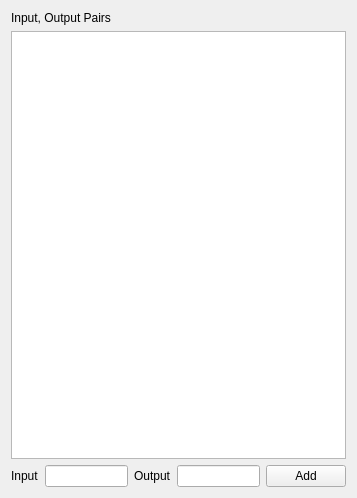
<?xml version="1.0" encoding="UTF-8"?>
<ui version="4.0">
 <class>Form</class>
 <widget class="QWidget" name="Form">
  <property name="geometry">
   <rect>
    <x>0</x>
    <y>0</y>
    <width>357</width>
    <height>498</height>
   </rect>
  </property>
  <property name="windowTitle">
   <string>Form</string>
  </property>
  <layout class="QVBoxLayout" name="verticalLayout">
   <item>
    <widget class="QLabel" name="label_3">
     <property name="text">
      <string>Input, Output Pairs</string>
     </property>
    </widget>
   </item>
   <item>
    <widget class="QListView" name="ListofIOPairs"/>
   </item>
   <item>
    <layout class="QHBoxLayout" name="horizontalLayout">
     <item>
      <widget class="QLabel" name="label">
       <property name="text">
        <string>Input</string>
       </property>
      </widget>
     </item>
     <item>
      <widget class="QLineEdit" name="NewInput"/>
     </item>
     <item>
      <widget class="QLabel" name="label_2">
       <property name="text">
        <string>Output</string>
       </property>
      </widget>
     </item>
     <item>
      <widget class="QLineEdit" name="NewOutput"/>
     </item>
     <item>
      <widget class="QPushButton" name="Add">
       <property name="text">
        <string>Add</string>
       </property>
      </widget>
     </item>
    </layout>
   </item>
  </layout>
 </widget>
 <resources/>
 <connections/>
</ui>
